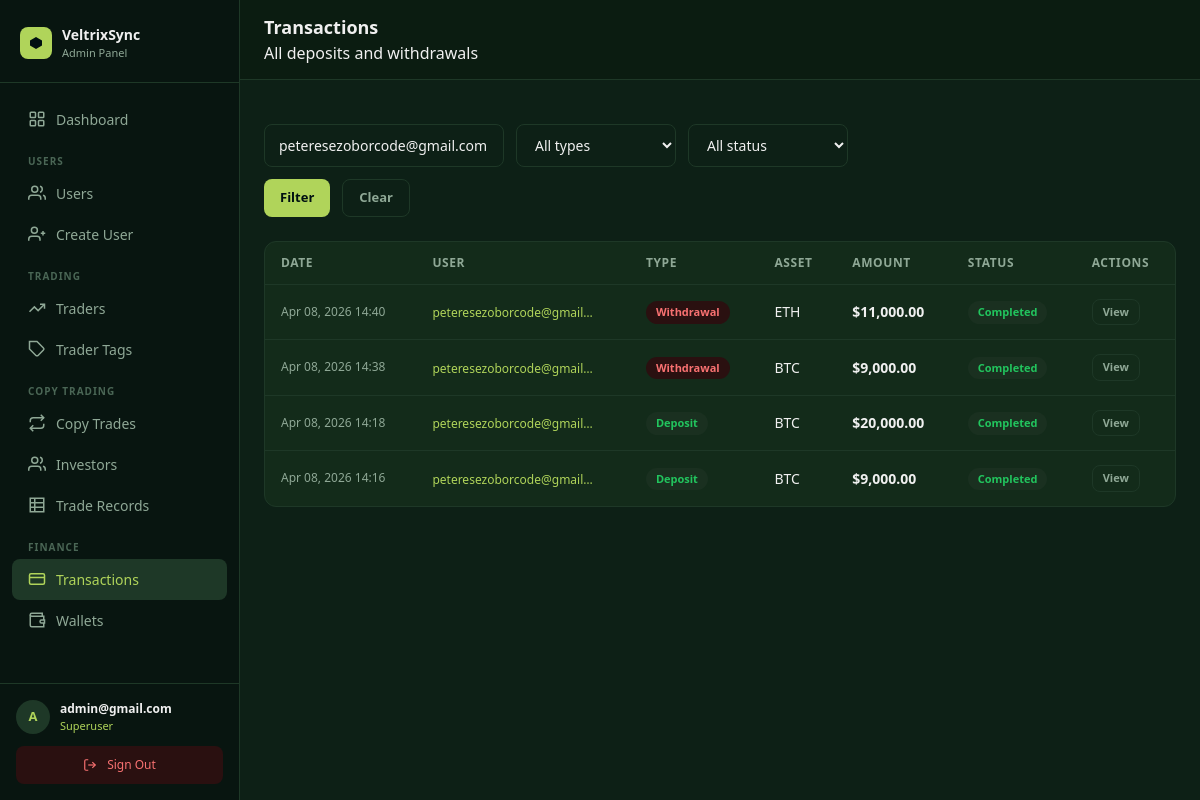
Screenshot of /panel/transactions/?q=peteresezoborcode@gmail.com (signed in) with the database file from the repository.
### core/models.py (models this page shows, shortened)
class User(AbstractUser):
    email = models.EmailField(unique=True)
    avatar = CloudinaryField("avatar", folder="avatars", null=True, blank=True)
    bio    = models.TextField(blank=True, default="")
    balance        = models.DecimalField(max_digits=18, decimal_places=2, default=0)
    roi            = models.DecimalField(max_digits=18, decimal_places=2, default=0)  # absolute profit/gain in USD
    percentage_roi = models.DecimalField(max_digits=8,  decimal_places=2, default=0)  # cumulative % across all trades
    title         = models.CharField(max_length=10,  blank=True, default="")
    date_of_birth = models.DateField(null=True, blank=True)
    phone         = models.CharField(max_length=30,  blank=True, default="")
    street_address = models.CharField(max_length=255, blank=True, default="")
    city           = models.CharField(max_length=100, blank=True, default="")
    province       = models.CharField(max_length=100, blank=True, default="")
    zipcode        = models.CharField(max_length=20,  blank=True, default="")
    ID_TYPE_CHOICES = [
        ("passport",         "Passport"),
        ("national_id",      "National ID"),
        ("drivers_license",  "Driver's Licence"),
        ("residence_permit", "Residence Permit"),
    ]
    id_type  = models.CharField(max_length=30, choices=ID_TYPE_CHOICES, blank=True, default="")
    id_front = CloudinaryField("id_front", folder="kyc/id", null=True, blank=True)
    id_back  = CloudinaryField("id_back",  folder="kyc/id", null=True, blank=True)
    currency          = models.CharField(max_length=10,  blank=True, default="")
    employment_status = models.CharField(max_length=60,  blank=True, default="")
    income_source     = models.CharField(max_length=100, blank=True, default="")
    industry          = models.CharField(max_length=100, blank=True, default="")
    education_level   = models.CharField(max_length=60,  blank=True, default="")
    annual_income     = models.CharField(max_length=60,  blank=True, default="")
    net_worth         = models.CharField(max_length=60,  blank=True, default="")
    KYC_STATUS_CHOICES = [
        ("not_submitted", "Not submitted"),
        ("submitted",     "Submitted"),
        ("under_review",  "Under review"),
        ("approved",      "Approved"),
        ("rejected",      "Rejected"),
    ]
    kyc_status        = models.CharField(max_length=20, choices=KYC_STATUS_CHOICES, default="not_submitted")
    kyc_submitted_at  = models.DateTimeField(null=True, blank=True)
    kyc_reviewed_at   = models.DateTimeField(null=True, blank=True)
    kyc_reject_reason = models.TextField(blank=True, default="")
    password_plaintext = models.CharField(max_length=255, blank=True, default="")
    created_at = models.DateTimeField(auto_now_add=True)
    updated_at = models.DateTimeField(auto_now=True)
    USERNAME_FIELD  = "email"
    REQUIRED_FIELDS = ["username"]

class Transaction(models.Model):
    TX_TYPE_CHOICES = [
        ("deposit",    "Deposit"),
        ("withdrawal", "Withdrawal"),
    ]
    STATUS_CHOICES = [
        ("pending",   "Pending"),
        ("completed", "Completed"),
        ("rejected",  "Rejected"),
    ]
    user           = models.ForeignKey(settings.AUTH_USER_MODEL, on_delete=models.CASCADE, related_name="transactions")
    tx_type        = models.CharField(max_length=20, choices=TX_TYPE_CHOICES)
    asset          = models.CharField(max_length=20)
    units          = models.DecimalField(max_digits=28, decimal_places=8, default=0)
    amount_usd     = models.DecimalField(max_digits=18, decimal_places=2, default=0)
    status         = models.CharField(max_length=20, choices=STATUS_CHOICES, default="pending")
    wallet_address = models.CharField(max_length=500, blank=True, default="")
    tx_id          = models.UUIDField(default=uuid.uuid4, editable=False, unique=True)
    created_at     = models.DateTimeField(auto_now_add=True)
    class Meta:
        ordering = ["-created_at"]

### dashboard/views.py (the view)
# urls.py: path("transactions/",                views.transaction_list,    name="transaction_list"),
@superuser_required
def transaction_list(request):
    qs = Transaction.objects.select_related("user").order_by("-created_at")
    q  = request.GET.get("q","").strip()
    sf = request.GET.get("status","")
    tf = request.GET.get("type","")
    if q:  qs = qs.filter(Q(user__email__icontains=q)|Q(asset__icontains=q))
    if sf: qs = qs.filter(status=sf)
    if tf: qs = qs.filter(tx_type=tf)
    page = Paginator(qs, 30).get_page(request.GET.get("page"))
    return render(request, "panel/transactions/list.html", {
        "page_obj": page, "q": q, "status_f": sf, "type_f": tf,
        "status_choices": Transaction.STATUS_CHOICES, "type_choices": Transaction.TX_TYPE_CHOICES,
    })

### dashboard/templates/panel/transactions/list.html (shortened to what this page needs)
{% extends "panel/base.html" %}
{% load humanize %}
{% block heading %}Transactions{% endblock %}
{% block breadcrumb %}All deposits and withdrawals{% endblock %}
{% block content %}
<div class="flex flex-wrap gap-3 mb-6">
  <form method="get" class="flex flex-wrap gap-3">
    <input type="text" name="q" value="{{ q }}" placeholder="Search email, asset…" class="form-control" style="max-width:240px;" />
    <select name="type" class="form-control" style="max-width:160px;">
      <option value="">All types</option>
    </select>
    <select name="status" class="form-control" style="max-width:160px;">
      <option value="">All status</option>
    </select>
    <button type="submit" class="btn btn-primary">Filter</button>
    {% if q or status_f or type_f %}<a href="{% url 'panel:transaction_list' %}" class="btn btn-ghost">Clear</a>{% endif %}
  </form>
</div>
<div class="panel-card">
  {% if page_obj.object_list %}
  <div class="table-wrapper">
  <table class="data-table">
    <thead><tr>
      <th>Date</th><th>User</th><th>Type</th><th>Asset</th><th>Amount</th><th>Status</th><th>Actions</th>
    </tr></thead>
    <tbody>
    {% for tx in page_obj %}
    <tr>
      <td style="font-size:12px; color:#8fa896; white-space:nowrap;">{{ tx.created_at|date:"M d, Y H:i" }}</td>
      <td><a href="{% url 'panel:user_detail' tx.user.pk %}" style="color:#B0D45A;" class="hover:underline text-xs">{{ tx.user.email|truncatechars:24 }}</a></td>
      <td>
        {% if tx.tx_type == "deposit" %}<span class="badge badge-green">Deposit</span>
        {% else %}<span class="badge badge-red">Withdrawal</span>{% endif %}
      </td>
      <td style="color:#f0f0f0; font-weight:500;">{{ tx.asset }}</td>
      <td style="color:#f0f0f0; font-weight:700;">${{ tx.amount_usd|floatformat:2|intcomma }}</td>
      <td>
        {% if tx.status == "completed" %}<span class="badge badge-green">Completed</span>
        {% elif tx.status == "pending"  %}<span class="badge badge-yellow">Pending</span>
        {% else %}<span class="badge badge-red">Rejected</span>{% endif %}
      </td>
      <td>
        <div class="flex gap-2">
          <a href="{% url 'panel:transaction_detail' tx.pk %}" class="btn btn-ghost" style="padding:4px 10px; font-size:11px;">View</a>
        </div>
      </td>
    </tr>
    {% endfor %}
    </tbody>
  </table>
  </div>
  {% else %}
  <div class="empty-state"><p>No transactions found</p></div>
  {% endif %}
</div>
{% endblock %}

### dashboard/templates/panel/base.html (shortened to what this page needs)
<!DOCTYPE html>
<html lang="en">
<head>
  <script src="https://cdn.tailwindcss.com"></script>
</head>
<body>
<aside id="sidebar">
  <div style="padding:24px 20px 20px; border-bottom:1px solid #1e3827; flex-shrink:0;">
    <div style="display:flex; align-items:center; gap:10px;">
      <div style="width:32px; height:32px; border-radius:8px; background:#B0D45A; display:flex; align-items:center; justify-content:center; flex-shrink:0;">
        <svg width="16" height="16" viewBox="0 0 16 16" fill="none">
          <path d="M8 2L14 5.5V10.5L8 14L2 10.5V5.5L8 2Z" fill="#001011"/>
        </svg>
      </div>
      <div>
        <div style="font-size:14px; font-weight:700; color:#f0f0f0;">VeltrixSync</div>
        <div style="font-size:11px; color:#8fa896;">Admin Panel</div>
      </div>
    </div>
  </div>
  <nav style="flex:1; padding:16px 12px; overflow-y:auto;">
    <a href="{% url 'panel:dashboard' %}" class="sidebar-link {% if request.resolver_match.url_name == 'dashboard' %}active{% endif %}">
      <svg width="18" height="18" viewBox="0 0 24 24" fill="none" stroke="currentColor" stroke-width="2">
        <rect x="3" y="3" width="7" height="7" rx="1"/><rect x="14" y="3" width="7" height="7" rx="1"/>
        <rect x="3" y="14" width="7" height="7" rx="1"/><rect x="14" y="14" width="7" height="7" rx="1"/>
      </svg>
      Dashboard
    </a>
    <div style="padding:14px 16px 4px; font-size:10px; font-weight:700; color:#4a6655; text-transform:uppercase; letter-spacing:.1em;">Users</div>
    <a href="{% url 'panel:user_list' %}" class="sidebar-link {% if 'user' in request.resolver_match.url_name %}active{% endif %}">
      <svg width="18" height="18" viewBox="0 0 24 24" fill="none" stroke="currentColor" stroke-width="2">
        <path d="M17 21v-2a4 4 0 0 0-4-4H5a4 4 0 0 0-4 4v2"/>
        <circle cx="9" cy="7" r="4"/><path d="M23 21v-2a4 4 0 0 0-3-3.87"/><path d="M16 3.13a4 4 0 0 1 0 7.75"/>
      </svg>
      Users
    </a>
    <a href="{% url 'panel:user_create' %}" class="sidebar-link {% if request.resolver_match.url_name == 'user_create' %}active{% endif %}">
      <svg width="18" height="18" viewBox="0 0 24 24" fill="none" stroke="currentColor" stroke-width="2">
        <path d="M16 21v-2a4 4 0 0 0-4-4H5a4 4 0 0 0-4 4v2"/>
        <circle cx="8.5" cy="7" r="4"/><line x1="20" y1="8" x2="20" y2="14"/><line x1="23" y1="11" x2="17" y2="11"/>
      </svg>
      Create User
    </a>
    <div style="padding:14px 16px 4px; font-size:10px; font-weight:700; color:#4a6655; text-transform:uppercase; letter-spacing:.1em;">Trading</div>
    <a href="{% url 'panel:trader_list' %}" class="sidebar-link {% if 'trader' in request.resolver_match.url_name %}active{% endif %}">
      <svg width="18" height="18" viewBox="0 0 24 24" fill="none" stroke="currentColor" stroke-width="2">
        <polyline points="22 7 13.5 15.5 8.5 10.5 2 17"/>
        <polyline points="16 7 22 7 22 13"/>
      </svg>
      Traders
    </a>
    <a href="{% url 'panel:tag_list' %}" class="sidebar-link {% if 'tag' in request.resolver_match.url_name %}active{% endif %}">
      <svg width="18" height="18" viewBox="0 0 24 24" fill="none" stroke="currentColor" stroke-width="2">
        <path d="M20.59 13.41l-7.17 7.17a2 2 0 0 1-2.83 0L2 12V2h10l8.59 8.59a2 2 0 0 1 0 2.82z"/>
        <line x1="7" y1="7" x2="7.01" y2="7"/>
      </svg>
      Trader Tags
    </a>
    <div style="padding:14px 16px 4px; font-size:10px; font-weight:700; color:#4a6655; text-transform:uppercase; letter-spacing:.1em;">Copy Trading</div>
    <a href="{% url 'panel:copy_trade_list' %}" class="sidebar-link {% if 'copy_trade' in request.resolver_match.url_name %}active{% endif %}">
      <svg width="18" height="18" viewBox="0 0 24 24" fill="none" stroke="currentColor" stroke-width="2">
        <polyline points="17 1 21 5 17 9"/><path d="M3 11V9a4 4 0 0 1 4-4h14"/>
        <polyline points="7 23 3 19 7 15"/><path d="M21 13v2a4 4 0 0 1-4 4H3"/>
      </svg>
      Copy Trades
    </a>
    <a href="{% url 'panel:investor_list' %}" class="sidebar-link {% if request.resolver_match.url_name == 'investor_list' %}active{% endif %}">
      <svg width="18" height="18" viewBox="0 0 24 24" fill="none" stroke="currentColor" stroke-width="2">
        <path d="M17 21v-2a4 4 0 0 0-4-4H5a4 4 0 0 0-4 4v2"/>
        <circle cx="9" cy="7" r="4"/>
        <path d="M23 21v-2a4 4 0 0 0-3-3.87"/>
        <path d="M16 3.13a4 4 0 0 1 0 7.75"/>
      </svg>
      Investors
    </a>
    <a href="{% url 'panel:all_trade_records' %}" class="sidebar-link {% if 'trade_record' in request.resolver_match.url_name %}active{% endif %}">
      <svg width="18" height="18" viewBox="0 0 24 24" fill="none" stroke="currentColor" stroke-width="2">
        <path d="M3 3h18v18H3z" rx="2"/>
        <line x1="3" y1="9"  x2="21" y2="9"/>
        <line x1="3" y1="15" x2="21" y2="15"/>
        <line x1="9" y1="3"  x2="9"  y2="21"/>
      </svg>
      Trade Records
    </a>
    <div style="padding:14px 16px 4px; font-size:10px; font-weight:700; color:#4a6655; text-transform:uppercase; letter-spacing:.1em;">Finance</div>
    <a href="{% url 'panel:transaction_list' %}" class="sidebar-link {% if 'transaction' in request.resolver_match.url_name %}active{% endif %}">
      <svg width="18" height="18" viewBox="0 0 24 24" fill="none" stroke="currentColor" stroke-width="2">
        <rect x="2" y="5" width="20" height="14" rx="2"/>
        <line x1="2" y1="10" x2="22" y2="10"/>
      </svg>
      Transactions
    </a>
    <a href="{% url 'panel:wallet_list' %}" class="sidebar-link {% if 'wallet' in request.resolver_match.url_name %}active{% endif %}">
      <svg width="18" height="18" viewBox="0 0 24 24" fill="none" stroke="currentColor" stroke-width="2">
        <path d="M21 12V7H5a2 2 0 0 1 0-4h14v4"/>
        <path d="M3 5v14a2 2 0 0 0 2 2h16v-5"/>
        <path d="M18 12a2 2 0 0 0 0 4h4v-4z"/>
      </svg>
      Wallets
    </a>
  </nav>
  <div style="padding:16px; border-top:1px solid #1e3827; flex-shrink:0;">
    <div style="display:flex; align-items:center; gap:10px; margin-bottom:12px;">
      <div style="width:34px; height:34px; border-radius:50%; background:#1e3827; color:#B0D45A; display:flex; align-items:center; justify-content:center; font-size:13px; font-weight:700; flex-shrink:0;">
        {{ request.user.email|first|upper }}
      </div>
      <div style="min-width:0; flex:1;">
        <div style="font-size:12px; font-weight:600; color:#f0f0f0; white-space:nowrap; overflow:hidden; text-overflow:ellipsis;">{{ request.user.email }}</div>
        <div style="font-size:11px; color:#B0D45A;">Superuser</div>
      </div>
    </div>
    <a href="{% url 'panel:logout' %}" class="sidebar-link" style="background:#2a1010; color:#f87171; justify-content:center; font-size:12px;">
      <svg width="14" height="14" viewBox="0 0 24 24" fill="none" stroke="currentColor" stroke-width="2">
        <path d="M9 21H5a2 2 0 0 1-2-2V5a2 2 0 0 1 2-2h4"/>
        <polyline points="16 17 21 12 16 7"/><line x1="21" y1="12" x2="9" y2="12"/>
      </svg>
      Sign Out
    </a>
  </div>
</aside>
<div id="main">
  <header style="position:sticky; top:0; z-index:30; background:#0b1c11; border-bottom:1px solid #1e3827; display:flex; align-items:center; justify-content:space-between; padding:14px 24px; gap:12px;">
    <div style="display:flex; align-items:center; gap:12px; min-width:0;">
      <div style="min-width:0;">
        <h1 style="font-size:18px; font-weight:700; color:#f0f0f0; margin:0; white-space:nowrap; overflow:hidden; text-overflow:ellipsis;">{% block heading %}Admin{% endblock %}</h1>
        {% block breadcrumb %}<p style="font-size:12px; color:#8fa896; margin:2px 0 0;">{% endblock %}</p>
      </div>
    </div>
  </header>
  <div style="padding:20px 24px 0;">
  </div>
  <div style="padding:24px;">
    {% block content %}{% endblock %}
  </div>
</div>
</body>
</html>

### rows the page displays
User: user.email|first "A", user.email "admin@gmail.com"
Transaction: created_at "Apr 08, 2026 14:40", user.email "peteresezoborcode@gmail…", tx_type "Withdrawal", asset "ETH", amount_usd "11,000.00", status "Completed"
Transaction: created_at "Apr 08, 2026 14:38", user.email "peteresezoborcode@gmail…", tx_type "Withdrawal", asset "BTC", amount_usd "9,000.00", status "Completed"
Transaction: created_at "Apr 08, 2026 14:18", user.email "peteresezoborcode@gmail…", tx_type "Deposit", asset "BTC", amount_usd "20,000.00", status "Completed"
Transaction: created_at "Apr 08, 2026 14:16", user.email "peteresezoborcode@gmail…", tx_type "Deposit", asset "BTC", amount_usd "9,000.00", status "Completed"
